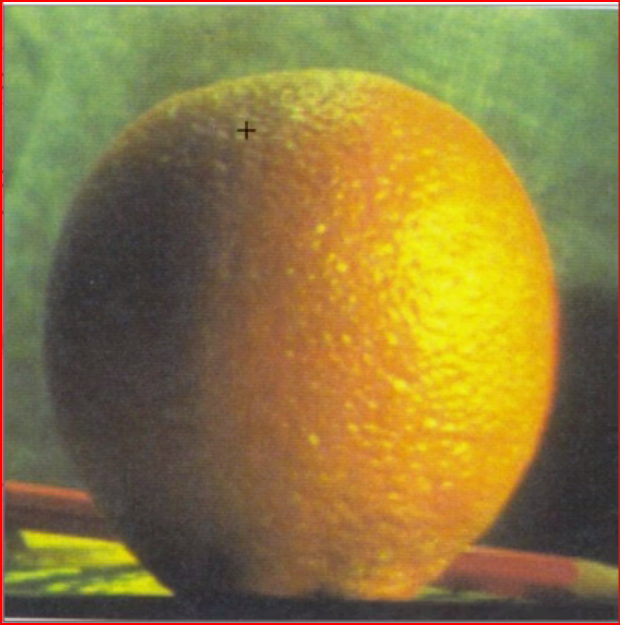
#> input picture assets/orange.png, 620 x 625 px, found by its file name
$ python main.py
#> lines starting #> are read from the running program, lines starting #| are printed output that depends on the picture
### preprocessing.py
import cv2 as cv
import numpy as np
import os


def isExists(path: str):
#> further down, img is the input picture: shape (625, 620, 3); mean B, G, R 63.7, 122.9, 140.8
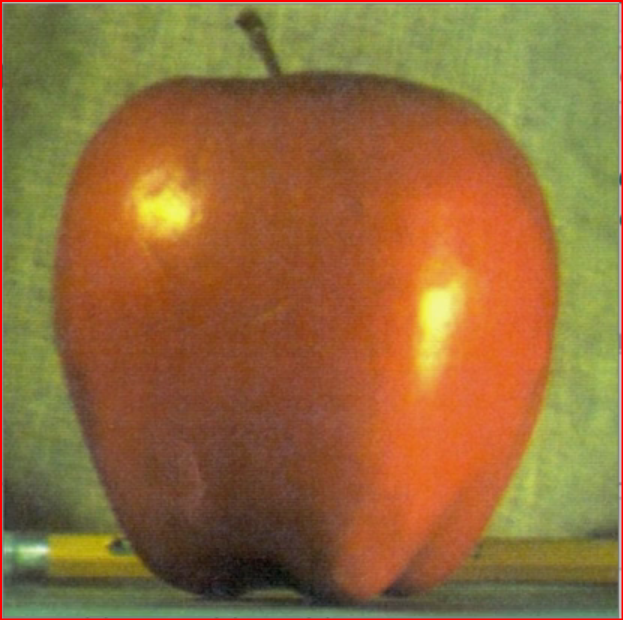
#> input picture assets/apple.png, 623 x 620 px, found by its file name
#> further down, img2 is the input picture: shape (620, 623, 3); mean B, G, R 59, 108.3, 147.6
    assert os.path.exists(path)

def resize(img :np.ndarray,scale_percent=30,flag:bool=True,size: tuple =(512,512)):

#> called with scale_percent = 30, flag = False, size = (512, 512)
    if flag:
        width = int(img.shape[1] * scale_percent / 100)
        height = int(img.shape[0] * scale_percent / 100)
        #dsize
        dsize = (width, height)
        img = cv.resize(img, dsize)
    else:
        img=cv.resize(img,size) # w,h
#> img: shape (512, 512, 3)
    return img

# [4 lines left out: function whiteImage, not called in this run]

def blakImage():
    img=np.zeros((500,500),np.uint8)
    return img

def grayImage(img):
    img=cv.cvtColor(img,cv.COLOR_BGR2GRAY)
    return img

# [10 lines left out: functions getDimVideo, closeImg, not called in this run]

def clickEventImg(event,x,y,flags,param):
    if event==cv.EVENT_LBUTTONDOWN:
        print(x,y)
# [26 lines left out: functions getFonts, getImage, getVideo, not called in this run]

### 27.Image Blending using Pyramids/image_blending.py
import cv2
import numpy as np

def ImageBlending(img1,img2):

    #mearge two image

    #cut the image
    img1_img2=np.hstack((img1[:,:256],img2[:,256:]))
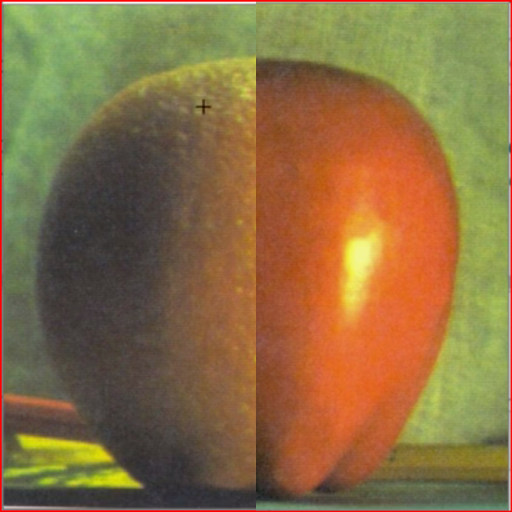
#> img1_img2: shape (512, 512, 3); mean of channels 0, 1, 2 67.3, 110.5, 138.4; drawn as B, G, R

    # print(img1_img2)
    #genrate gaussian pyramids for img1
    img1_copy=img1.copy()
    ga_img1=[img1_copy]
    for i in range(6):
        img1_copy=cv2.pyrDown(img1_copy)
        ga_img1.append(img1_copy)
#> this loop made 6 passes
#> pass 3, in ImageBlending, `img1_copy=cv2.pyrDown(img1_copy)`:
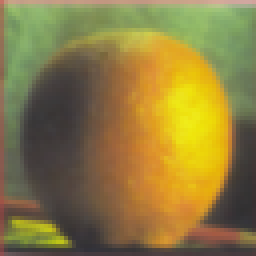
#> img1_copy: shape (64, 64, 3) (shown 4 times larger); mean of channels 0, 1, 2 64.5, 123.9, 140.9; drawn as B, G, R
#> after the loop, ga_img1 = 7 items

    #genrate laplacian pyramids for img1
    img1_copy=ga_img1[5]
    lap_img1=[img1_copy]
    for i in range(5,0,-1):
        gaussian_expanded=cv2.pyrUp(ga_img1[i])
        lapacian=cv2.subtract(ga_img1[i-1],gaussian_expanded)
        lap_img1.append(lapacian)
#> after the loop, lap_img1 = 6 items


    #genrate gaussian pyramids for img2
    img2_copy=img2.copy()
    ga_img2=[img2_copy]
    for i in range(6):
        img2_copy=cv2.pyrDown(img2_copy)
        ga_img2.append(img2_copy)
#> this loop made 6 passes
#> pass 3, in ImageBlending, `img2_copy=cv2.pyrDown(img2_copy)`:
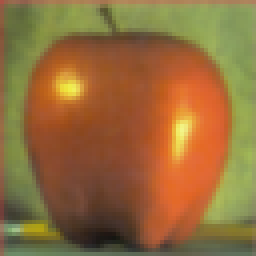
#> img2_copy: shape (64, 64, 3) (shown 4 times larger); mean of channels 0, 1, 2 58.8, 108.4, 147.1; drawn as B, G, R
#> after the loop, ga_img2 = 7 items

    #genrate laplacian pyramids for img2
    img2_copy=ga_img2[5]
    lap_img2=[img2_copy]
    for i in range(5,0,-1):
        gaussian_expanded=cv2.pyrUp(ga_img2[i])
        lapacian=cv2.subtract(ga_img2[i-1],gaussian_expanded)
        lap_img2.append(lapacian)
#> this loop made 5 passes
#> pass 2, in ImageBlending, `gaussian_expanded=cv2.pyrUp(ga_img2[i])`:
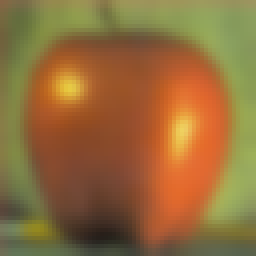
#> gaussian_expanded: shape (64, 64, 3) (shown 4 times larger); mean of channels 0, 1, 2 58.7, 108.6, 146.7; drawn as B, G, R
#> after the loop, lap_img2 = 6 items

    #now add left image and right image
    imag1_imag2_pyramids=[]

    for lap1,lap2 in zip(lap_img1,lap_img2):
        cols,row,sh=lap1.shape
        lapacian=np.hstack((lap1[:,0:int(cols/2)],lap2[:,int(cols/2):]))
        imag1_imag2_pyramids.append(lapacian)
#> this loop made 6 passes
#> (cols, row) on passes 1 to 6: (16, 16), (32, 32), (64, 64), (128, 128), (256, 256), (512, 512)
#> pass 2, in ImageBlending, `lapacian=np.hstack((lap1[:,0:int(cols/2)],lap2[:,int(cols/2):]))`:
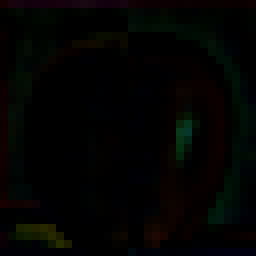
#> lapacian: shape (32, 32, 3) (shown 8 times larger); mean of channels 0, 1, 2 1.9, 3, 3; drawn as B, G, R
#> after the loop, imag1_imag2_pyramids = 6 items

    #now reconstruct
    img1_img2_reconstruct=imag1_imag2_pyramids[0]
    cv2.imshow("img 0",img1_img2_reconstruct)
    for i in range(1,6):
        img1_img2_reconstruct=cv2.pyrUp(img1_img2_reconstruct)
        img1_img2_reconstruct=cv2.add(imag1_imag2_pyramids[i],img1_img2_reconstruct)
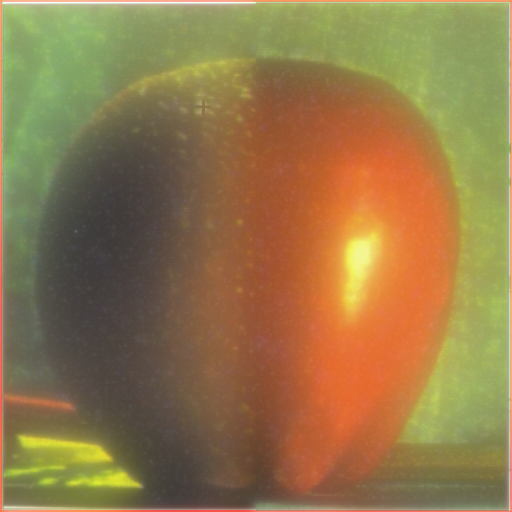
#> img1_img2_reconstruct: shape (512, 512, 3); mean of channels 0, 1, 2 74, 120, 146.8; drawn as B, G, R

    #show image
    cv2.imshow("img 1",img1)
    cv2.imshow("img 2",img2)
    cv2.imshow("img1_img2_reconstruct",img1_img2_reconstruct)
    cv2.imshow("img1_img2",img1_img2)


### 27.Image Blending using Pyramids/main.py
import cv2 as cv
import numpy as np
import os
from preprocessing import isExists,resize
from image_blending import ImageBlending

url="assets"
# imageName="early.png"
imageName="orange.png"
imageName2="apple.png"


path=f"{url}/{imageName}"
path2=f"{url}/{imageName2}"

isExists(path)
isExists(path2)

img=cv.imread(path)
img2=cv.imread(path2)

img=resize(img,flag=False)
img2=resize(img2,flag=False)

# print(img.shape,img2.shape)

# img=cv.cvtColor(img,cv.COLOR_BGR2GRAY)

ImageBlending(img,img2)


# cv.imshow("img",img)
# cv.imshow("img2",img2)

k=cv.waitKey(0)
#> (key Esc is pressed here)
if k==27:
    cv.destroyAllWindows()
